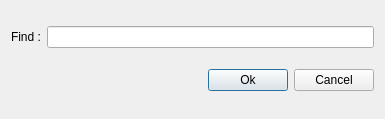
<?xml version="1.0" encoding="UTF-8"?>
<ui version="4.0">
 <class>FindDialog</class>
 <widget class="QDialog" name="FindDialog">
  <property name="geometry">
   <rect>
    <x>0</x>
    <y>0</y>
    <width>385</width>
    <height>119</height>
   </rect>
  </property>
  <property name="windowTitle">
   <string>Dialog</string>
  </property>
  <layout class="QVBoxLayout" name="verticalLayout">
   <item>
    <layout class="QHBoxLayout" name="horizontalLayout_3">
     <item>
      <widget class="QLabel" name="label_2">
       <property name="text">
        <string>Find :</string>
       </property>
      </widget>
     </item>
     <item>
      <widget class="QLineEdit" name="lineEdit_2"/>
     </item>
    </layout>
   </item>
   <item>
    <layout class="QHBoxLayout" name="horizontalLayout_4">
     <item>
      <spacer name="horizontalSpacer_2">
       <property name="orientation">
        <enum>Qt::Horizontal</enum>
       </property>
       <property name="sizeHint" stdset="0">
        <size>
         <width>40</width>
         <height>20</height>
        </size>
       </property>
      </spacer>
     </item>
     <item>
      <widget class="QPushButton" name="ok">
       <property name="text">
        <string>Ok</string>
       </property>
      </widget>
     </item>
     <item>
      <widget class="QPushButton" name="cancel">
       <property name="text">
        <string>Cancel</string>
       </property>
      </widget>
     </item>
    </layout>
   </item>
  </layout>
  <zorder>horizontalSpacer</zorder>
  <zorder>horizontalLayoutWidget</zorder>
  <zorder>horizontalLayoutWidget_2</zorder>
  <zorder>horizontalLayoutWidget</zorder>
 </widget>
 <resources/>
 <connections/>
</ui>
